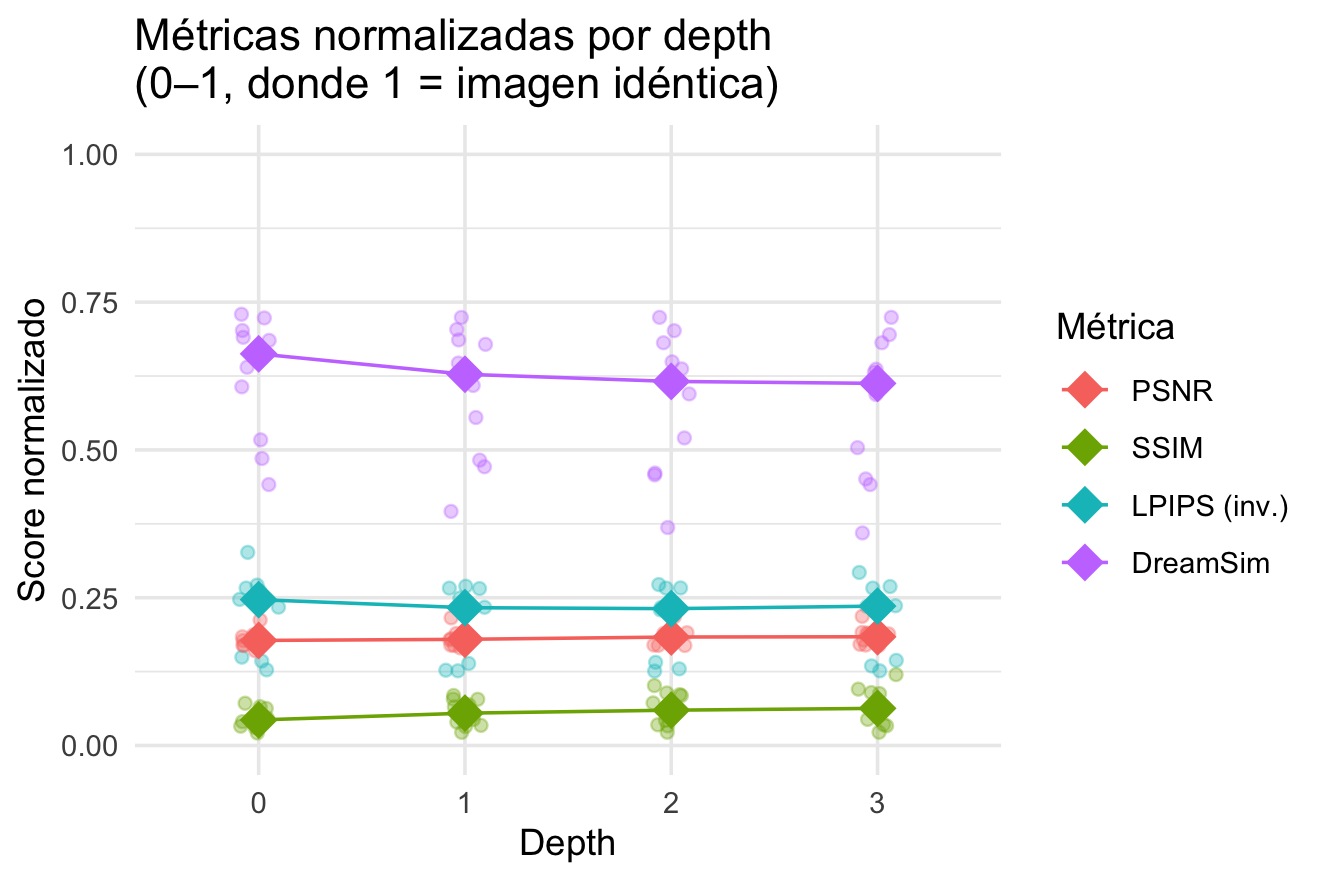

R code for this plot:
# ============================================================
# ANÁLISIS DE DEPTH (normalización teórica 0–1)
# ============================================================

library(tidyverse)

# 1) Leer CSV ---------------------------------------------------------------

ruta_csv <- "../resultados/depth/metricas_detalle.csv"
datos <- read.csv(ruta_csv, stringsAsFactors = FALSE)

# Filtrar solo pruebas de tipo depth
datos_depth <- datos %>%
  filter(tipo_experimento == "depth") %>%
  mutate(
    depth = as.factor(depth)   # convertir a factor para graficar
  )

# 2) Normalización teórica --------------------------------------------------
# SSIM:      [0,1] → ya está
# DreamSim:  [0,1] → ya está
# LPIPS:     0=idéntico → invertimos
# PSNR:      [0,∞)  → escalamos PSNR/60 (capped)

PSNR_MAX_THEO <- 60  # techo razonable para similaridad ~ idéntica

datos_norm <- datos_depth %>%
  mutate(
    ssim_norm     = ssim,
    dreamsim_norm = dreamsim,
    lpips_norm    = 1 - lpips,
    psnr_norm     = pmin(psnr / PSNR_MAX_THEO, 1)
  )

# 3) Resumen estadístico por depth -----------------------------------------

resumen_depth <- datos_norm %>%
  group_by(depth) %>%
  summarise(
    psnr_med_norm     = median(psnr_norm),
    ssim_med_norm     = median(ssim_norm),
    lpips_med_norm    = median(lpips_norm),
    dreamsim_med_norm = median(dreamsim_norm),
    n_imagenes        = n(),
    .groups = "drop"
  )

print(resumen_depth)

# 4) Pasar a formato largo --------------------------------------------------

plot_df <- datos_norm %>%
  select(depth, imagen,
         psnr_norm, ssim_norm, lpips_norm, dreamsim_norm) %>%
  pivot_longer(
    cols = c(psnr_norm, ssim_norm, lpips_norm, dreamsim_norm),
    names_to = "metric",
    values_to = "score"
  ) %>%
  mutate(
    metric = factor(
      metric,
      levels = c("psnr_norm", "ssim_norm", "lpips_norm", "dreamsim_norm"),
      labels = c("PSNR", "SSIM", "LPIPS (inv.)", "DreamSim")
    )
  )

# 5) Gráfico: Todas las métricas normalizadas por depth ---------------------

ggplot(plot_df, aes(x = depth, y = score, color = metric)) +
  geom_jitter(width = 0.1, alpha = 0.35) +             # valores individuales
  stat_summary(fun = median, geom = "point", size = 5, shape = 18) +
  stat_summary(fun = median, geom = "line", aes(group = metric)) +
  scale_y_continuous(limits = c(0, 1)) +
  labs(
    title = "Métricas normalizadas por depth\n(0–1, donde 1 = imagen idéntica)",
    x = "Depth",
    y = "Score normalizado",
    color = "Métrica"
  ) +
  theme_minimal()
